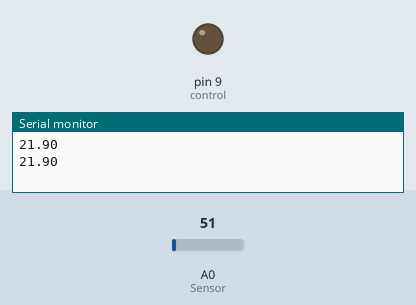
The sketch below on a simulated Arduino Uno, built with avr-gcc and run on an emulated ATmega328P. Shown: output pins drawn as LEDs (lit = HIGH), the last lines printed to the serial monitor. Inputs (shaded band) come from the test bench; at power-on: A0 (Sensor) = 51.

Above: at 2.8 s.
2.9 s: A0 (Sensor) set to 58
5.6 s: A0 (Sensor) set to 68
At 6.7 s:
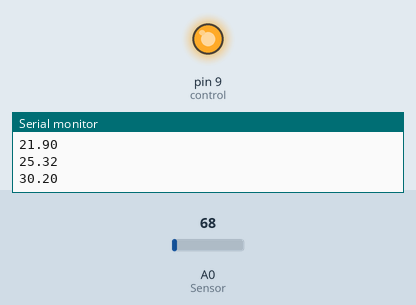
8.3 s: A0 (Sensor) set to 61
At 10.9 s:
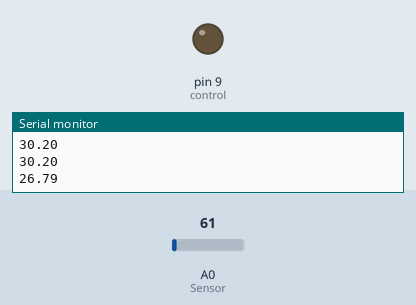
11.5 s: A0 (Sensor) set to 71
At 12.5 s:
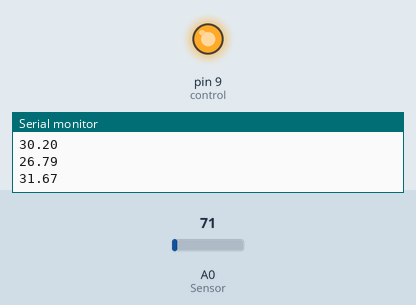
Timing chart, 0 to 14.5 s (numbered marks = the images above; inputs shaded):
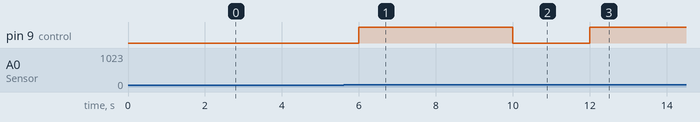

Measured:
- the behaviour switches between 63 and 64 on A0 (Sensor) (found by bisection; images 0 and 1)
- after the input at 5.6 s, pin 9 (control): LOW → HIGH after 0.40 s
- after the input at 8.3 s, pin 9 (control): HIGH → LOW after 1.7 s
- after the input at 11.5 s, pin 9 (control): LOW → HIGH after 0.50 s

The sketch:

sketch_practica_10.ino
```cpp
int Sensor = 0 ;
int umbral = 28 ;
//declaramos variables globales para su uso posterior
//al definir la temperatura en la que funcionara el ventilador
const int control = 9 ;
//se la asigna el pin 9 la variable control
void setup()
{
Serial.begin(115200);
//se inicia monitor serial
pinMode(control, OUTPUT) ;
//se usara el pin 9 como pin de control
}
void loop()
{
int lectura = analogRead(Sensor);
//leemos analogicamente los datos de nuestro sensor lm35
float voltaje = 5.0 /1024 * lectura ;
//declaramos como flotante voltaje y definimos su calculo
//a base de los datos de variable lectura
float temp = voltaje * 100 -3 ;
// declaramos la variable temperatura y hacemos su calculo a base del voltaje
Serial.println(temp) ;
if (temp >= umbral)
digitalWrite(control, HIGH);
else
digitalWrite(control, LOW);
//definimos la condicion para que al momento de llegar al umbral de 28 grados
//el ventilador comiencea trabajar sino que este apagado se escribe digitalmente
delay(2000);
//delay de 2 segundos para visualizar resultado
}
```
